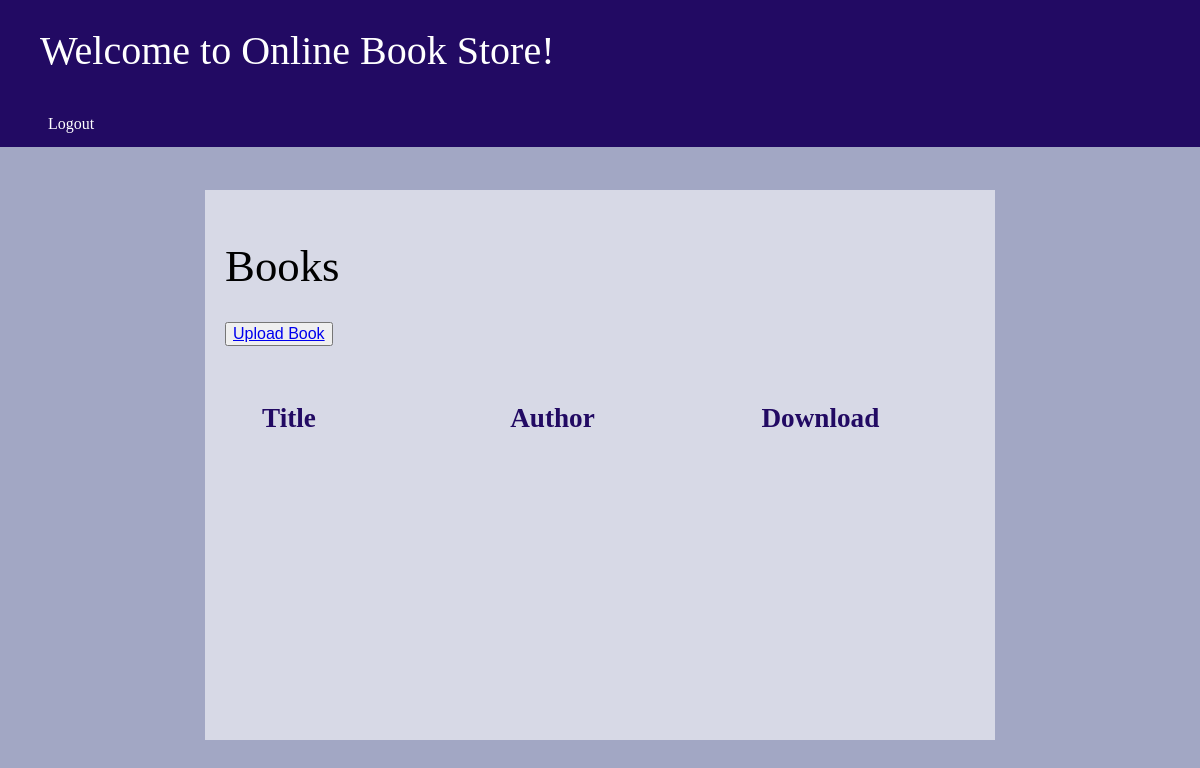
Before: /books/ (signed in) with the older database file.
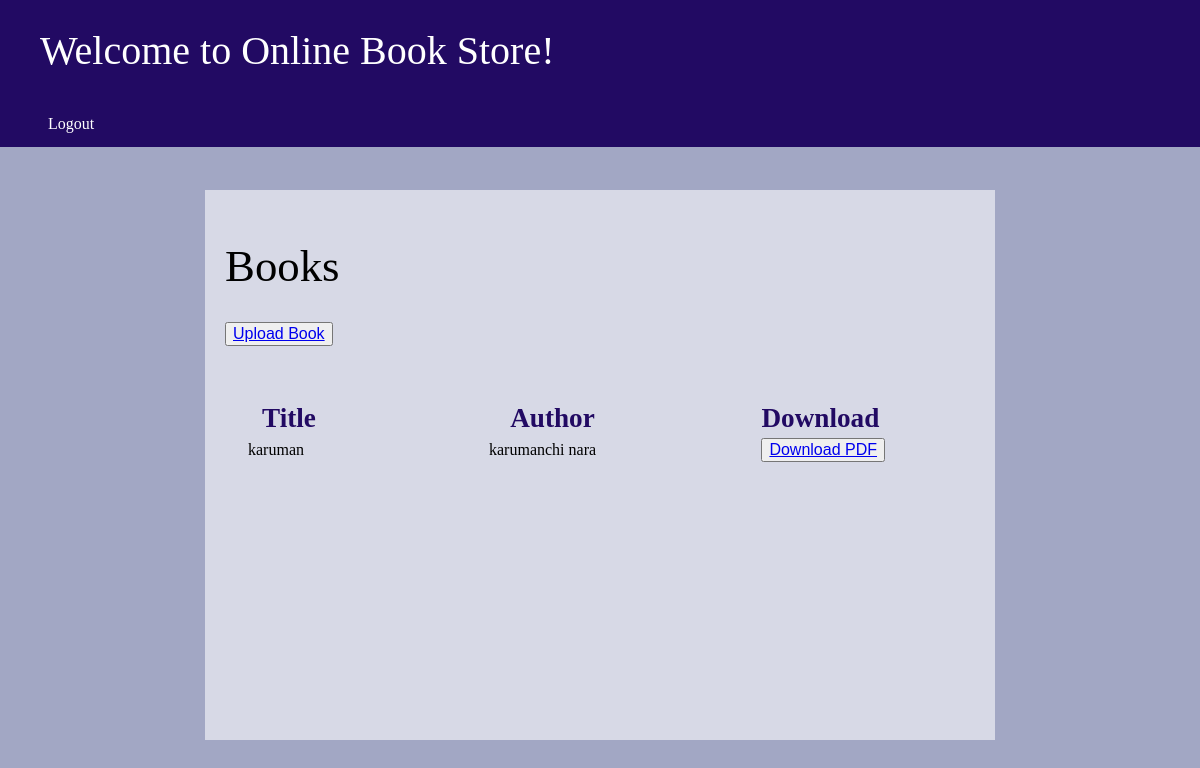
After: the same page with the newer database file.
### accounts/models.py (models this page shows, shortened)
class Book(models.Model):
    title=models.CharField(max_length=100)
    author=models.CharField(max_length=100)
    pdf=models.FileField(upload_to='books/pdfs/')
    category=models.CharField(max_length=30,choices=category_choices,default="")

### accounts/views.py (the view)
# urls.py: path('books/',views.book_list, name='book_list'),
@login_required(login_url='books')
def book_list(request):
    books=Book.objects.all()
    return render(request,'book_list.html',{'books':books})

### templates/book_list.html (shortened to what this page needs)
{% load static %}
<!DOCTYPE html>
<html lang="en" style="background-color:rgba(94, 103, 153, 0.575)">
<head>
    <link rel="stylesheet" type="text/css" href="{% static 'css/style.css' %}">
    <link rel="stylesheet" href="https://cdnjs.cloudflare.com/ajax/libs/font-awesome/4.7.0/css/font-awesome.min.css">
    <div class="topnav">
        <h1 style="color: white;margin-left:40px;">Welcome to Online Book Store!</h1>
        <li><a href="{% url 'logoutpage' %}">Logout</a></li>
    </div>
    <div class="prof-box1">
        <h1 style="color: black; font-size:2.8em;">Books</h1>
        <button>
            <a href="{% url 'upload_book' %}" >
                Upload Book
            </a>
            </button>
            <br>
            <br>
            <br>
        <table class="table">
            <thead>
                <tr style="color:rgb(34, 10, 99); font-size:1.7em;">
                    <th>&nbsp;&nbsp;&nbsp;&nbsp;&nbsp;Title &nbsp;&nbsp;&nbsp;&nbsp;&nbsp;&nbsp; &nbsp;&nbsp;&nbsp;&nbsp;&nbsp;&nbsp;&nbsp;&nbsp;&nbsp;&nbsp;&nbsp; </th>
                    <th>&nbsp;&nbsp;&nbsp;&nbsp;&nbsp;&nbsp;&nbsp;&nbsp;&nbsp;Author &nbsp;&nbsp;&nbsp;&nbsp;&nbsp;&nbsp;&nbsp;&nbsp;&nbsp;&nbsp;&nbsp;&nbsp;&nbsp;&nbsp;&nbsp;&nbsp;&nbsp;&nbsp;&nbsp;&nbsp;&nbsp;&nbsp;&nbsp;</th>
                    <th>Download</th>
                    <br>
                </tr>
            </thead>
            <tbody>
                {% for book in books %}
                <tr style="color: black;">
                    <td>&nbsp;&nbsp;&nbsp;&nbsp;&nbsp;{{ book.title }}</td>
                    <td>&nbsp;&nbsp;&nbsp;&nbsp;&nbsp;&nbsp;&nbsp;&nbsp;&nbsp;&nbsp;{{ book.author }}</td>
                    <td>
                        <button>
                        <a href="{{ book.pdf.url }}" class="btn btn-primary btn-sm" target="_blank">
                            Download PDF
                        </a>
                        </button>
                    </td>
                </tr>
                {% endfor %}
            </tbody>
        </table>
    </div>
</head>
<body>
</body>
</html>

Changed rows visible on the page:
added Book: title "karuman", author "karumanchi nara"
